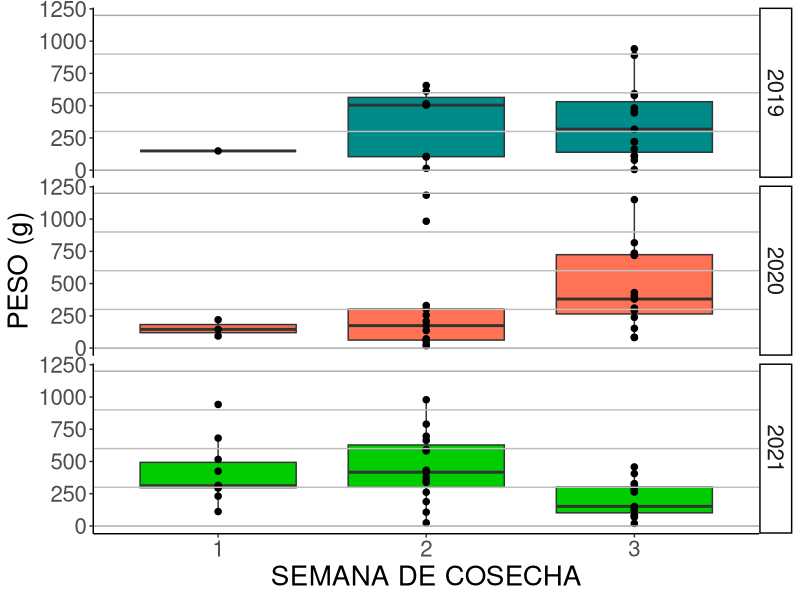
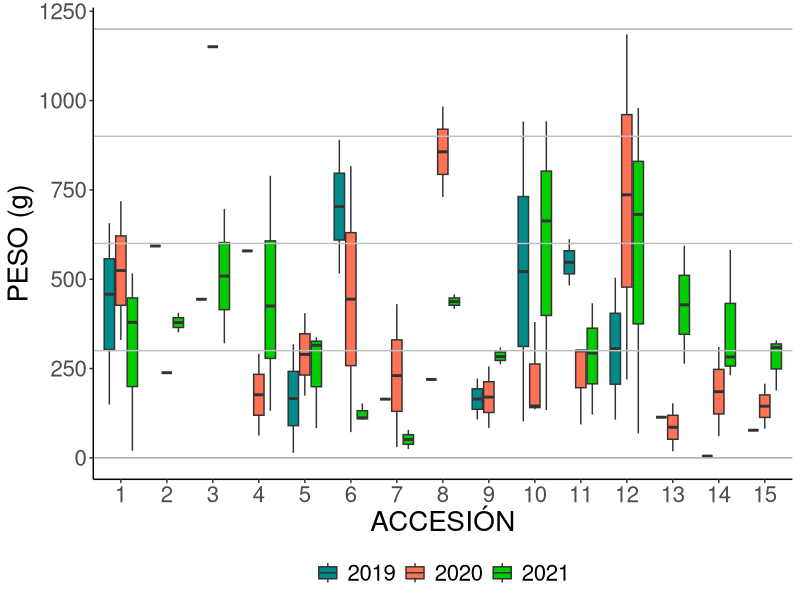
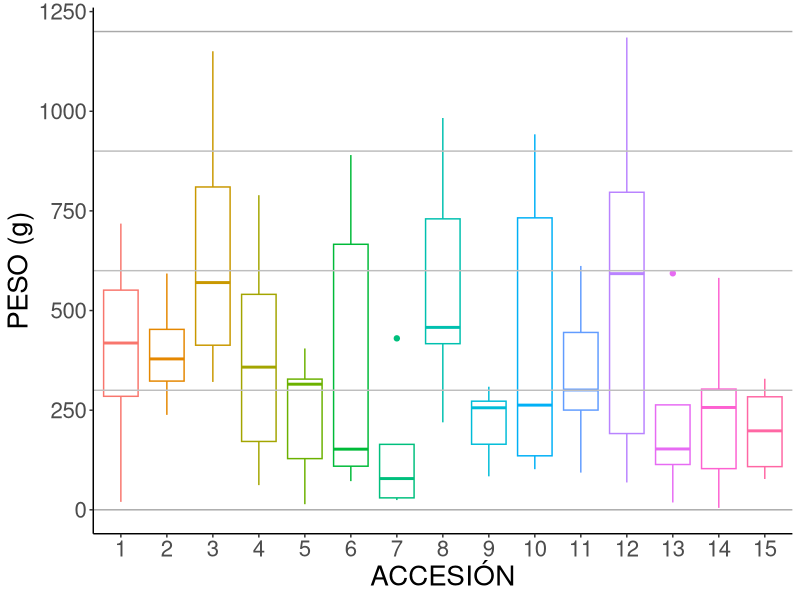
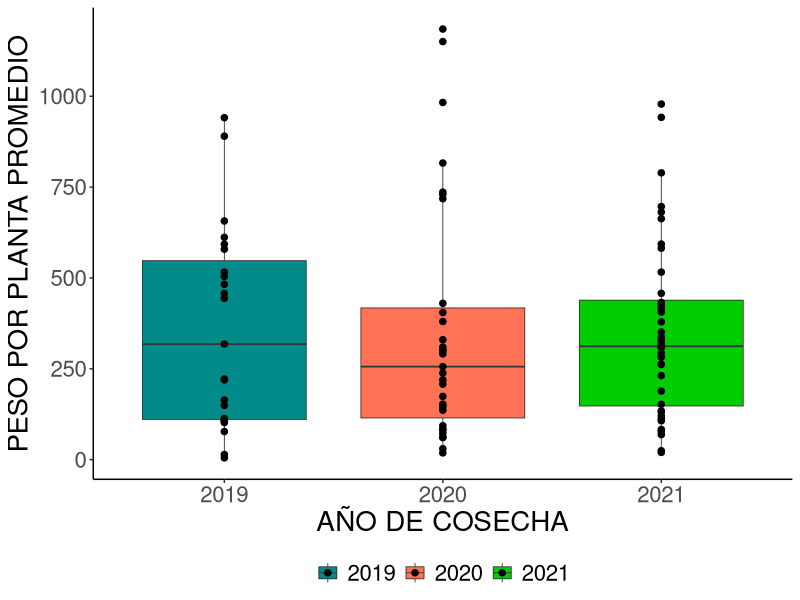

Recreate these plots in R, in order.
## ---- chunk 1
knitr::opts_chunk$set(warning = FALSE, message = FALSE, echo = FALSE)

data<-read.delim("rendmor.txt")

data$YEAR<-as.factor(data$YEAR)
data$ACC<-as.factor(data$ACC)
data$WEEK<-as.factor(data$WEEK)
data$WEEK<-factor(data$WEEK,levels=c("1","2","3"))
data$DATE<-as.Date(data$DATE, format="%m/%d/%y")
data$N<-as.numeric(data$N)

## ---- chunk 2
knitr::opts_chunk$set(warning = FALSE, message = FALSE, echo = FALSE)

library(ggplot2)
f1<-ggplot(data=data, aes(x=WEEK, y=P, fill=YEAR)) +
  geom_boxplot(size=.5)+
  scale_fill_manual(values=c("cyan4", "coral1","green3"))+
  geom_point(size=3, shape=20) +
  labs(y="PESO (g)", x="SEMANA DE COSECHA")+
  theme(panel.grid.major.x = element_blank())+
  facet_grid(YEAR~.)+
  theme_classic()+
  theme(text = element_text(size=20))+
  theme(legend.title=element_blank())+
  theme(legend.position = "none")+
  geom_hline(aes(yintercept=0), color="darkgrey")+
  geom_hline(aes(yintercept=300), color="grey")+
  geom_hline(aes(yintercept=600), color="grey")+
  geom_hline(aes(yintercept=900), color="grey")+
  geom_hline(aes(yintercept=1200), color="darkgrey")
f1

## ---- chunk 3
knitr::opts_chunk$set(warning = FALSE, message = FALSE, echo = FALSE)

f2<-ggplot(data=data, aes(x=ACC, y=P, fill=YEAR)) +
  geom_boxplot(size=.5)+
  scale_fill_manual(values=c("cyan4", "coral1","green3"))+
  labs(y="PESO (g)", x="ACCESIÓN")+
  theme(panel.grid.major.x = element_blank())+
  theme_classic()+
  theme(text = element_text(size=20))+
  theme(legend.title=element_blank())+
  theme(legend.position = "bottom" )+
  geom_hline(aes(yintercept=0), color="darkgrey")+
  geom_hline(aes(yintercept=300), color="grey")+
  geom_hline(aes(yintercept=600), color="grey")+
  geom_hline(aes(yintercept=900), color="grey")+
  geom_hline(aes(yintercept=1200), color="darkgrey")
f2

## ---- chunk 4
knitr::opts_chunk$set(warning = FALSE, message = FALSE, echo = FALSE)

f3<-ggplot(data=data, aes(x=ACC, y=P, color=ACC)) +
  geom_boxplot(size=.5)+
  labs(y="PESO (g)", x="ACCESIÓN")+
  theme(panel.grid.major.x = element_blank())+
  theme_classic()+
  theme(text = element_text(size=20))+
  theme(legend.title=element_blank())+
  theme(legend.position = "none")+
  geom_hline(aes(yintercept=0), color="darkgrey")+
  geom_hline(aes(yintercept=300), color="grey")+
  geom_hline(aes(yintercept=600), color="grey")+
  geom_hline(aes(yintercept=900), color="grey")+
  geom_hline(aes(yintercept=1200), color="darkgrey")
f3

## ---- chunk 5
knitr::opts_chunk$set(warning = FALSE, message = FALSE, echo = FALSE)

f4<-ggplot(data=data, aes(x=YEAR, y=P, fill=YEAR)) +
  geom_boxplot(size=.3)+
  geom_point(size=3, shape=20) +
  # scale_color_manual(values=c("cyan4", "coral1","green3"))+
  scale_fill_manual(values=c("cyan4", "coral1","green3"))+
  labs(y="PESO POR PLANTA PROMEDIO", x="AÑO DE COSECHA")+
  theme_classic()+
  theme(text = element_text(size=20))+
  theme(legend.title=element_blank())+
  theme(legend.position = "bottom" )
f4

